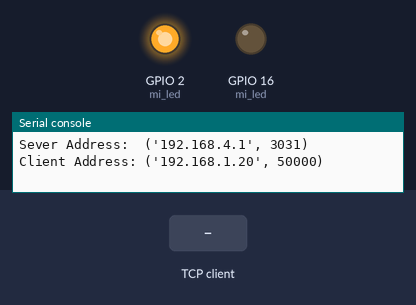
Bench run of a program on a simulated ESP8266 board running MicroPython. Shown: output pins drawn as LEDs (lit = HIGH, except the on-board LED, lit = LOW), the last lines printed to the serial console. The inputs (shaded band) are chosen by the test bench. One TCP client connects 1 s after the port opens and stays connected.

Above: at 1.2 s.
1.3 s: the TCP client sends "1"
At 2.6 s:
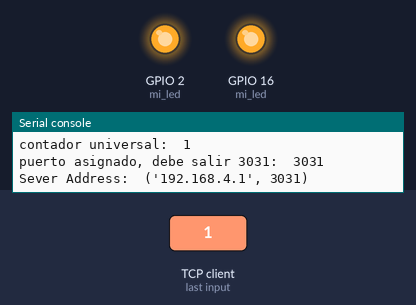
3.4 s: the TCP client sends "on"
4.9 s: the TCP client sends "off"
Timing chart, 0 to 7.9 s (numbered marks = the images above; inputs shaded):
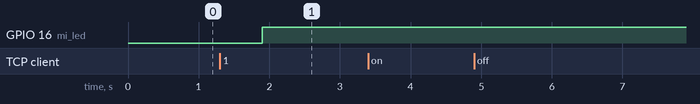

The program:

test5.py
```python
import socket
from machine import Timer
import machine
import time


puertos=[3031,3031,3031,3031,6000,6001,6002,6003,6004,6005]
contador_universal=0
def main(contador_universal):
    mi_led=machine.Pin(2,machine.Pin.OUT) #configuramos el pin D3

    mi_led.value(0) #encendemos el led.-apagamos en realidad
    host = '192.168.4.1' # '192.168.4.1'
    port = 3031
    addr_server = socket.getaddrinfo(host, port)[0][-1]
    s = socket.socket(socket.AF_INET, socket.SOCK_STREAM)
    s.setsockopt(socket.SOL_SOCKET, socket.SO_REUSEADDR, 1)
    s.bind(addr_server)
    print("Sever Address: ", addr_server)
    s.listen(2)

    c, addr_client = s.accept()
    print("Client Address:",str(addr_client))
    try:
      while(True):
        data = c.recv(1024).decode()
        if not data:
          print("not data")
          break
        print("Received from clinent:", str(data))
        data = 'bye'
        print("Sending to client:", str(data))
        time.sleep(0.6)
        c.send(data.encode())
        c.close()
        break
    except Exception as e:
      print(e)
      pass


def main2(contador_universal):
    host = '192.168.4.1' # '192.168.4.1'
    mi_led=machine.Pin(16,machine.Pin.OUT) #configuramos el pin D3
    mi_led.value(16) #apagamos en realidad
    #port = 6000
    print("contador universal: ",contador_universal)
    port=Validar_puert(puertos,contador_universal)
    time.sleep(0.5)
    print("puerto asignado, debe salir 3031: ", port)
    try:
      addr_server = socket.getaddrinfo(host, port)[0][-1]
      s2 = socket.socket(socket.AF_INET, socket.SOCK_STREAM)
      s2.setsockopt(socket.SOL_SOCKET, socket.SO_REUSEADDR, 1)
      s2.bind(("192.168.4.1",3031))
    except Exception as e:
      print(e)
    print("Sever Address: ", addr_server)
    s2.listen(2)

    c2, addr_client = s2.accept()
    print("Client Address:",str(addr_client))

    while(True):
        data = c2.recv(1024).decode()
        if not data:
            break
        print("Received from clinent:", str(data))
        data="mac addrs pls"
        #print("Sending to client:", str(data))

        #c.send(data.encode())
    print("cerrando socket")
    c.close()
    s.close()

def Validar_puert(puertos,contador):
    puerto_valido=puertos[contador]
    return puerto_valido

if __name__ == '__main__':
    main(contador_universal)
    print("cambio")
    contador_universal=contador_universal+1
    print("contador universal: ",contador_universal)
    tim=Timer(-1)
    tim.init(period=60000,mode=Timer.ONE_SHOT, callback=main2(contador_universal))
    #main()
```

Measured:
- after the input at 1.3 s, GPIO 16 (mi_led): LOW → HIGH after 0.60 s
